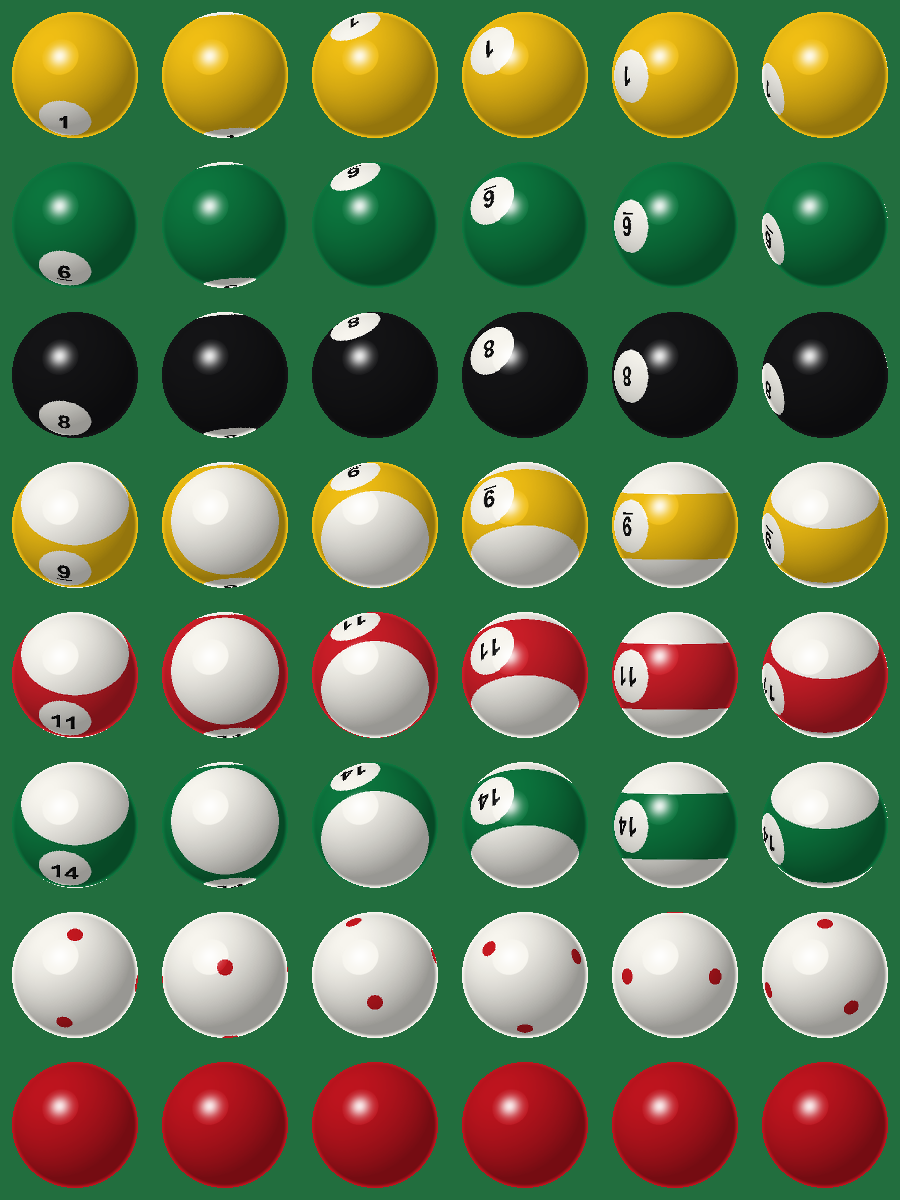

This figure's Python source:
"""Check and preview the sphere balls.

1. Geometry: rebuilds every quad's corners with Minecraft's element rotation (Rz*Ry*Rx about
   the origin) and checks each quad sits tangent to the sphere where its texture patch says.
2. Look: ray-traces the textured ball at several roll angles, with the lighting overlay on
   top, as seen from a player looking down at the table.

Usage:  python preview_sphere.py <built folder> <out.png>
"""
import json
import math
import os
import sys

from PIL import Image

from build_sphere import C, R, direction

TILE = 150


def rot_x(a):
    c, s = math.cos(a), math.sin(a)
    return [[1, 0, 0], [0, c, -s], [0, s, c]]


def rot_y(a):
    c, s = math.cos(a), math.sin(a)
    return [[c, 0, s], [0, 1, 0], [-s, 0, c]]


def rot_z(a):
    c, s = math.cos(a), math.sin(a)
    return [[c, -s, 0], [s, c, 0], [0, 0, 1]]


def mul(a, b):
    return [[sum(a[i][k] * b[k][j] for k in range(3)) for j in range(3)] for i in range(3)]


def apply(m, p):
    return tuple(sum(m[i][k] * p[k] for k in range(3)) for i in range(3))


def check_geometry(model):
    worst = 0.0
    for el in model["elements"]:
        r = el["rotation"]
        m = mul(mul(rot_z(math.radians(r["z"])), rot_y(math.radians(r["y"]))), rot_x(math.radians(r["x"])))
        f, t = el["from"], el["to"]
        centre = apply(m, ((f[0] + t[0]) / 2 - C, (f[1] + t[1]) / 2 - C, f[2] - C))
        normal = apply(m, (0, 0, 1))
        u0, v0, u1, v1 = el["faces"]["south"]["uv"]
        lon = (u0 + u1) / 2 / 16 * 2 * math.pi
        lat = math.pi / 2 - (v0 + v1) / 2 / 16 * math.pi
        want = direction(lat, lon)
        cn = math.sqrt(sum(c * c for c in centre))
        err = max(abs(centre[k] / cn - want[k]) for k in range(3)) + max(abs(normal[k] - want[k]) for k in range(3))
        worst = max(worst, err)
        # the face's right edge must point east (increasing longitude) so the texture isn't mirrored
        right = apply(m, (1, 0, 0))
        east = (math.cos(lon), 0, -math.sin(lon))
        assert sum(right[k] * east[k] for k in range(3)) > 0.99, el
    return worst


def render(tex, light, roll, pitch_deg=50):
    img = Image.new("RGBA", (TILE, TILE), (34, 110, 62, 255))
    px = img.load()
    view = rot_x(math.radians(pitch_deg))        # tilt the ball towards a camera looking down
    m = mul(view, roll)
    inv = [[m[j][i] for j in range(3)] for i in range(3)]
    tw, th = tex.size
    rr = TILE * 0.42
    for y in range(TILE):
        for x in range(TILE):
            nx, ny = (x + 0.5 - TILE / 2) / rr, -(y + 0.5 - TILE / 2) / rr
            d2 = nx * nx + ny * ny
            if d2 > 1:
                continue
            p = apply(inv, (nx, ny, math.sqrt(1 - d2)))      # back into the ball's own frame
            lat = math.asin(max(-1, min(1, p[1])))
            lon = math.atan2(p[0], p[2]) % (2 * math.pi)
            px[x, y] = tex.getpixel((min(tw - 1, int(lon / (2 * math.pi) * tw)),
                                     min(th - 1, int((math.pi / 2 - lat) / math.pi * th)))) + (255,)
    size = int(rr * 2 * 1.0)
    img.alpha_composite(light.resize((size, size), Image.LANCZOS), (int(TILE / 2 - rr), int(TILE / 2 - rr)))
    return img


def main(out_dir, out):
    root = os.path.join(out_dir, "assets", "swpool")
    model = json.load(open(os.path.join(root, "models", "item", "ball_09.json")))
    print("quads: %d, worst placement error: %.5f" % (len(model["elements"]), check_geometry(model)))
    light = Image.open(os.path.join(root, "textures", "item", "hg", "ball_light.png")).convert("RGBA")
    names = ["ball_01", "ball_06", "ball_08", "ball_09", "ball_11", "ball_14", "cueball", "red"]
    steps = 6
    sheet = Image.new("RGBA", (TILE * steps, TILE * len(names)), (20, 20, 20, 255))
    for r, name in enumerate(names):
        tex = Image.open(os.path.join(root, "textures", "item", "hg", "sphere_%s.png" % name)).convert("RGB")
        for s in range(steps):
            roll = mul(rot_x(math.radians(s * 33.0)), rot_y(math.radians(80 + s * 15.0)))
            sheet.paste(render(tex, light, roll), (s * TILE, r * TILE))
    sheet.save(out)
    print("preview:", os.path.abspath(out))


if __name__ == "__main__":
    main(sys.argv[1], sys.argv[2])
